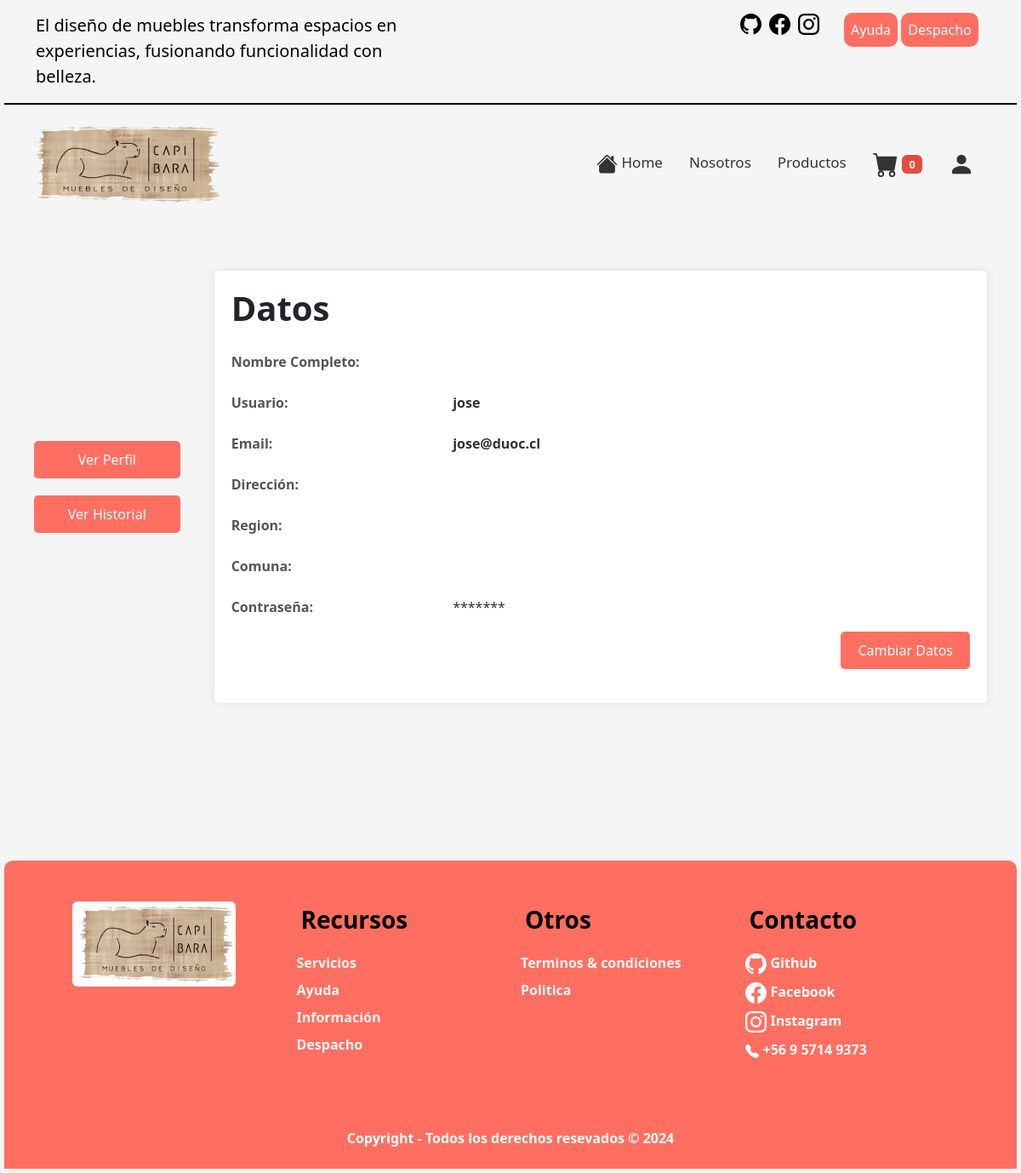
Before: /perfil/ (signed in) with the older database file.
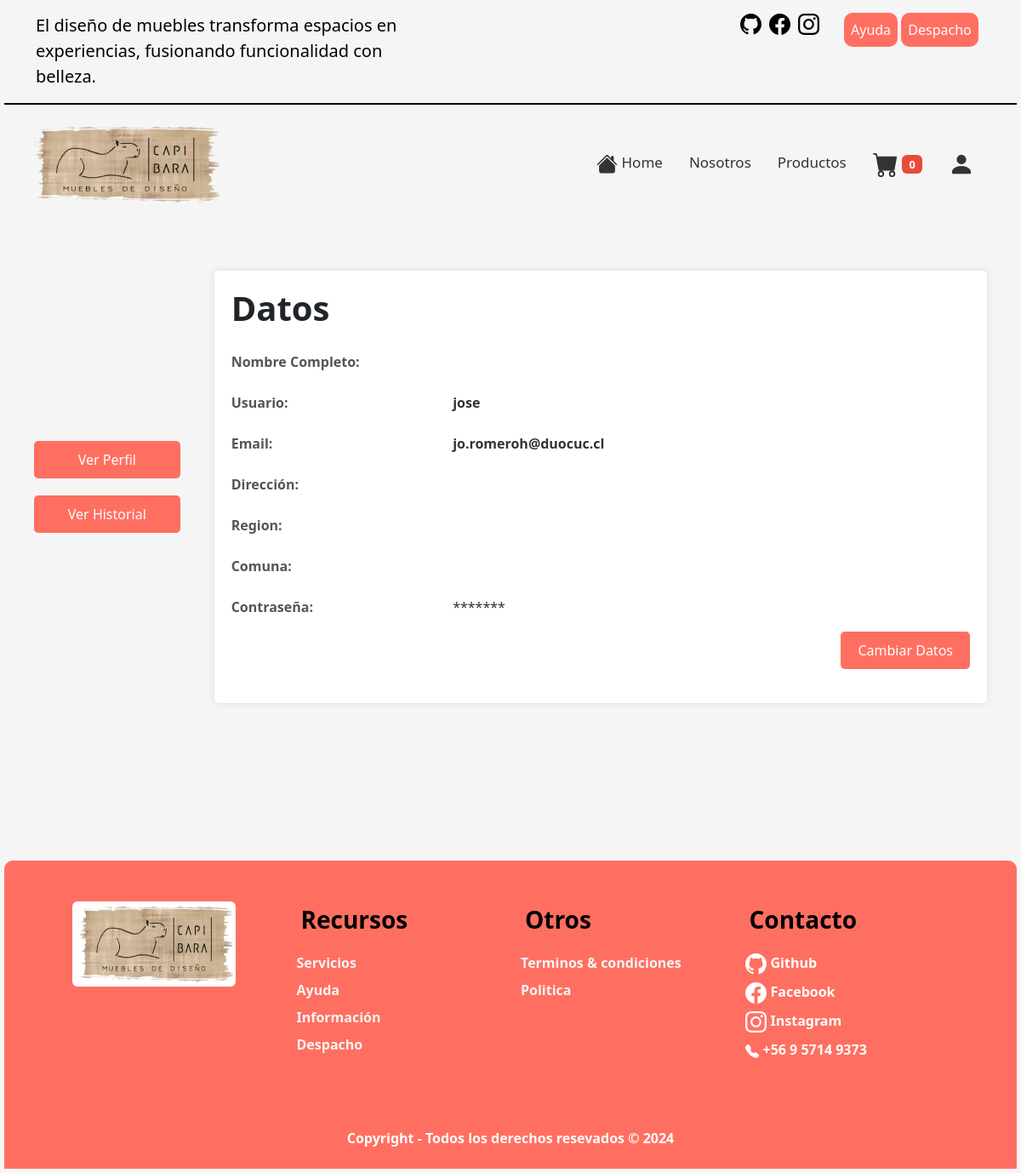
After: the same page with the newer database file.
### apps/capibara/models.py (models this page shows, shortened)
class User(AbstractUser):
    nombre = models.CharField(max_length=50, null=False)
    apellido = models.CharField(max_length=50, null=False)
    username = models.CharField(primary_key=True, max_length=50, null=False)
    email = models.EmailField(max_length=50, null=False, unique=True)
    password = models.CharField(max_length=50, null=False)
    telefono = models.CharField(max_length=12, null=False)
    region = models.CharField(max_length=100, null=False)
    comuna = models.CharField(max_length=100, null=False)
    direccion = models.CharField(max_length=100, null=False)
    subscribed = models.BooleanField(null=False, default=False)
    preference_id = models.CharField(max_length=255, null=True, blank=True)

### apps/capibara/views.py (the view, shortened to what this page needs)
# urls.py: path("perfil/", views.perfil, name="perfil"),
@login_required
def perfil(request):
    context = {}
    user = request.user
    return render(request, "pages/login/perfil.html", context)

### apps/capibara/context_processor.py (called while the page is built)
def carrito_counter(request):
    carrito = request.session.get("carrito", {})
    carrito_count = sum(carrito.values()) if carrito else 0
    return {"carrito_count": carrito_count}

def subtotal_carrito(request):
    subtotal = 0
    carrito = request.session.get("carrito", {})
    for cod_producto, cantidad in carrito.items():
        producto = Producto.objects.get(cod=cod_producto)
        subtotal += producto.precio * cantidad
    iva = subtotal * 0.19
    total_con_iva = subtotal + iva
    return {
        "subtotal_carrito": floatformat(subtotal, 0),
        "iva": floatformat(iva, 0),
        "total_con_iva": floatformat(total_con_iva, 0),
    }

### apps/capibara/templates/pages/login/perfil.html (shortened to what this page needs)
{% extends "base.html" %}
{% load static %}
{% block style %}
<link rel="stylesheet" href="{% static 'css/perfil.css' %}">
{% endblock style %}
{% block nav-activate %}
<li class="nav-item">
    <a class="nav-link" aria-current="page" href="/home"> Home</a>
</li>
<li class="nav-item">
    <a class="nav-link" href="/contacto">Nosotros</a>
</li>
<li class="nav-item">
    <a class="nav-link" href="/productos">Productos</a>
</li>
<li class="nav-item">
    <a class="nav-link" id="cartLink" href="{% url 'carrito' %}">
        <span class="badge cart-counter">{{ carrito_count }}</span>
    </a>
</li>
<li class="nav-item dropdown">
    {% if user.is_authenticated %}
        <a class="nav-link dropdown" role="button"data-bs-toggle="dropdown" aria-expanded="false"><svg xmlns="http://www.w3.org/2000/svg" width="30"
            height="30" fill="currentColor" class="bi bi-person-fill" viewBox="0 0 16 16">
            <path d="M3 14s-1 0-1-1 1-4 6-4 6 3 6 4-1 1-1 1zm5-6a3 3 0 1 0 0-6 3 3 0 0 0 0 6" />
        </svg></a>
        {% endif %}
</li>
{% endblock nav-activate %}
{% block body %}
<div class="contenedor">
    <div class="sidebar">
        <button class="btn-sidebar" data-target="container-infouser">Ver Perfil</button>
        <button class="btn-sidebar" data-target="container-historyuser">Ver Historial</button>
    </div>
    <div class="wrapper">
        <div class="content">
            <main class="container-profile">
                <section class="container-infouser section">
                    <div class="user-info">
                        <h1>Datos</h1>
                        <form method="post" action="{% url 'perfil' %}">
                            <div class="info-row">
                                <label for="nombre" class="col-sm-4 col-form-label">Nombre Completo:</label>
                            </div>
                            <div class="info-row">
                                <label for="nombre" class="col-sm-4 col-form-label">Usuario:</label>
                                <div class="col-sm-8">
                                    <span id="nombre"><strong>{{ user.username }}</strong></span>
                                </div>
                            </div>
                            <div class="info-row">
                                <label for="email" class="col-sm-4 col-form-label">Email:</label>
                                <div class="col-sm-8">
                                    <span id="email"><strong>{{ user.email }}</strong></span>
                                </div>
                            </div>
                            <div class="info-row">
                                <label for="direccion" class="col-sm-4 col-form-label">Dirección:</label>
                            </div>
                            <div class="info-row">
                                <label for="region" class="col-sm-4 col-form-label">Region:</label>
                            </div>
                            <div class="info-row">
                                <label for="comuna" class="col-sm-4 col-form-label">Comuna:</label>
                            </div>
                            <div class="info-row">
                                <label for="password" class="col-sm-4 col-form-label">Contraseña:</label>
                                <div class="col-sm-8">
                                    <span id="password">*******</span>
                                </div>
                            </div>
                            <div class="col-sm-12 button-container">
                                <button type="button" class="btn-edit" id="editBtn">Cambiar Datos</button>
                            </div>
                        </form>
                    </div>
                </section>
            </main>
        </div>
    </div>
</div>
{% endblock body %}

Changed rows visible on the page:
changed User "jose": email "jose@duoc.cl" → "jo.romeroh@duocuc.cl"
